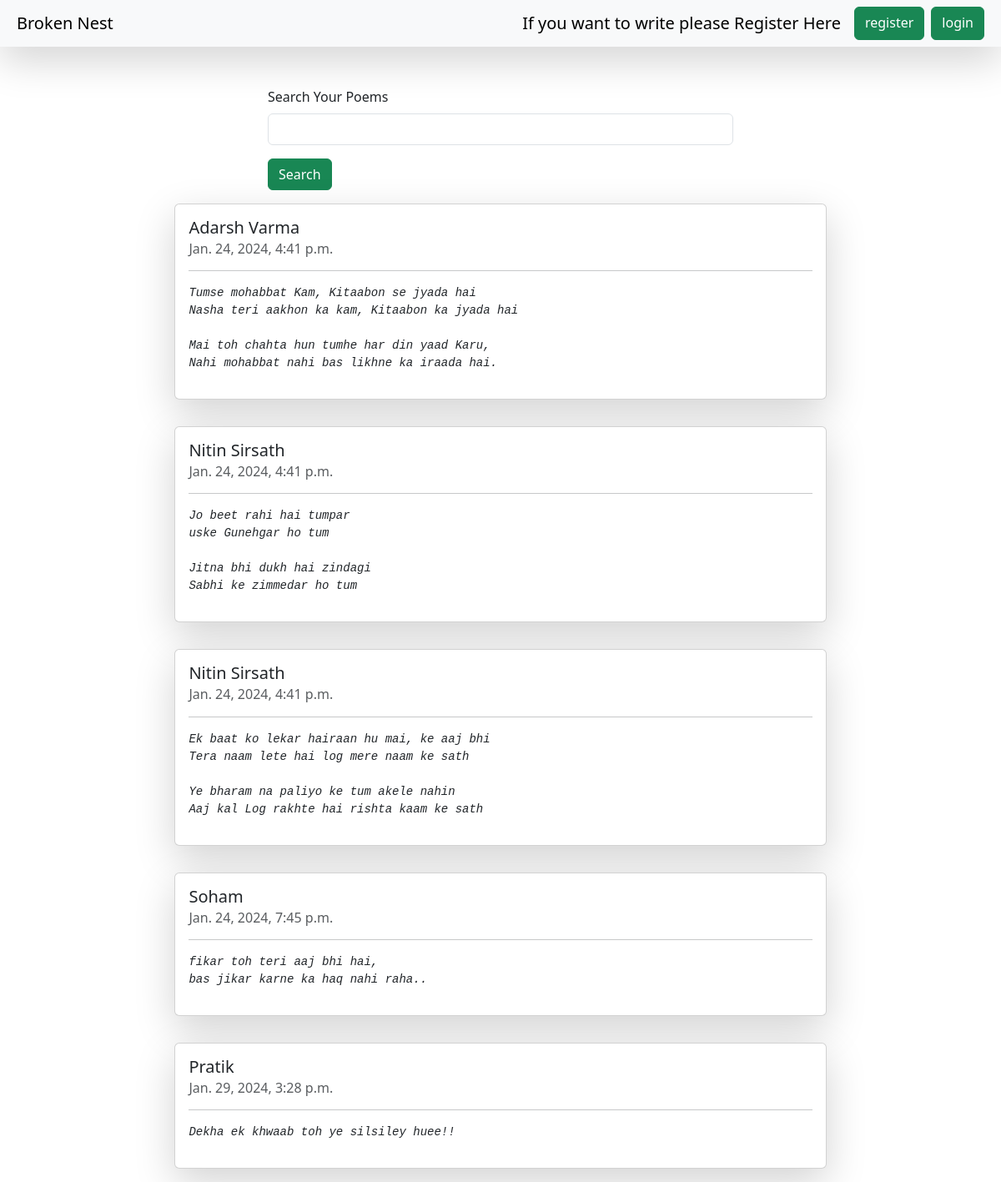
The page / on the database its author committed.
### brokennest/models.py (models this page shows)
class books(models.Model):
    user = models.ForeignKey(User,on_delete = models.SET_NULL, null=True,blank=True)
    note_name = models.CharField(max_length = 200)
    note_description = models.TextField()
    created_time = models.DateTimeField(null=True)

### brokennest/views.py (the view)
# urls.py: path("", homepage, name = "homepage"),
def homepage(request):
    queryset = books.objects.all()
    if request.GET.get("Search"):
         queryset = queryset.filter(note_name__icontains = request.GET.get("Search"))
    context = {"notebook":queryset}
    return render(request, "notebook.html", context)

### brokennest/templates/notebook.html (shortened to what this page needs)
{% extends "base.html" %}
{% block start %}
    <div class = "container mt-5">
          <div class="mt-5">
            <div class="mx-auto col-6">
            <form>
              <div class="mb-3">
                <label for="exampleInputEmail1" class="form-label">Search Your Poems</label>
                <input name="Search" type="text" class="form-control">
              </div>
              <button type="submit" class="btn btn-success">Search</button>
            </form>
            </div>
          </div>
          <div class="d-flex flex-column align-items-center">
            {% for note in notebook %}
            <div class="card my-3 shadow-lg" style="width: 70%;">
              <div class="card-body">
                <h5 class="card-title">{{note.note_name}}</h5>
                <h6 class="card-subtitle mb-2 text-muted">{{note.created_time}}</h6>
                <hr>
                <i class="card-text"><pre mt-2>{{ note.note_description }}</pre></i>
              </div>
            </div>
            {% endfor %}
          </div>
    </div>
{% endblock %}

### rows shown on the page
books: note_name "Adarsh Varma", created_time "Jan. 24, 2024, 4:41 p.m.", note_description "Tumse mohabbat Kam, Kitaabon se jyada hai Nasha teri aakhon ka kam, Kitaabon ka jyada hai Mai toh chahta hun tumhe har din yaad Karu, Nahi mohabbat nahi bas likhne ka iraada hai."
books: note_name "Nitin Sirsath", created_time "Jan. 24, 2024, 4:41 p.m.", note_description "Jo beet rahi hai tumpar uske Gunehgar ho tum Jitna bhi dukh hai zindagi Sabhi ke zimmedar ho tum"
books: note_name "Nitin Sirsath", created_time "Jan. 24, 2024, 4:41 p.m.", note_description "Ek baat ko lekar hairaan hu mai, ke aaj bhi Tera naam lete hai log mere naam ke sath Ye bharam na paliyo ke tum akele nahin Aaj kal Log rakhte hai rishta kaam ke sath"
books: note_name "Soham", created_time "Jan. 24, 2024, 7:45 p.m.", note_description "fikar toh teri aaj bhi hai, bas jikar karne ka haq nahi raha.."
books: note_name "Pratik", created_time "Jan. 29, 2024, 3:28 p.m.", note_description "Dekha ek khwaab toh ye silsiley huee!!"
